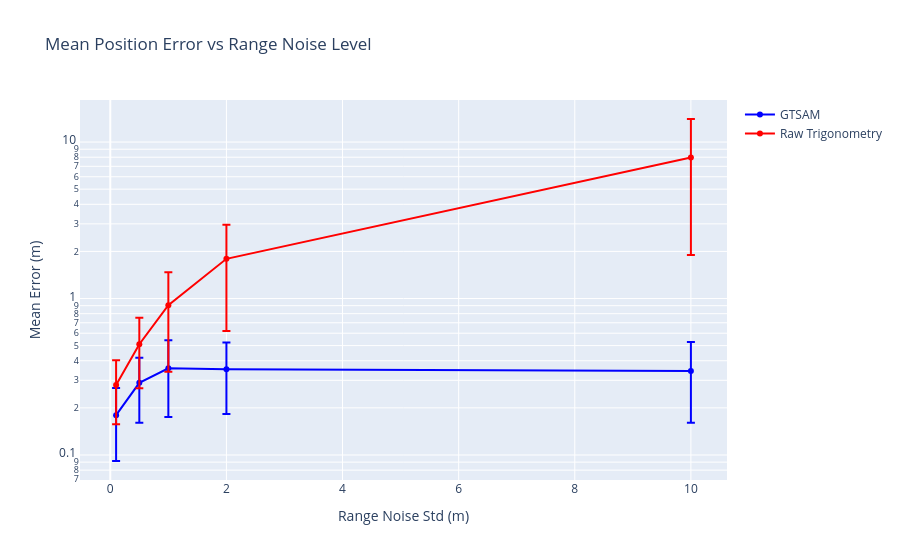
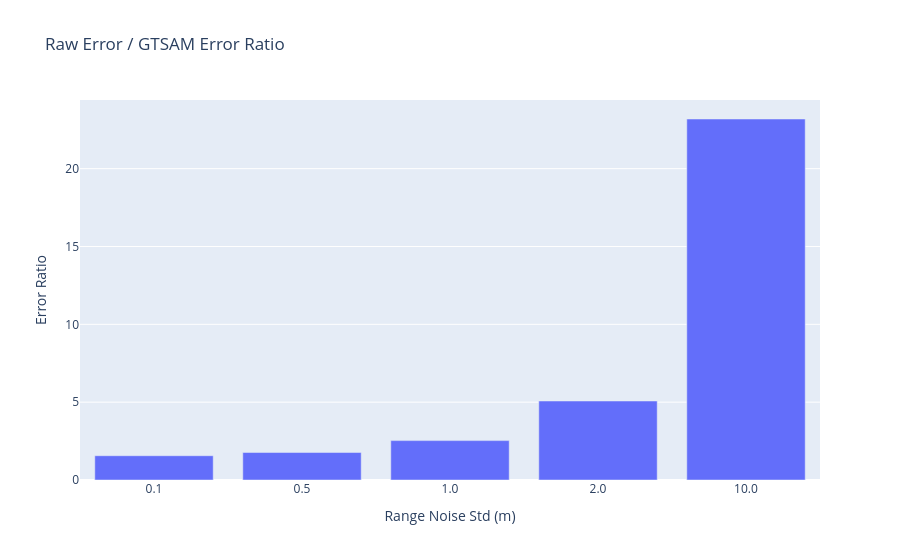

These figures' notebook cell, in order:
### Code cell
# Additional Plots
# 1. Mean Error vs Noise Level
mean_gtsam = [np.mean(gtsam_errors[noise]) for noise in noise_levels]
std_gtsam = [np.std(gtsam_errors[noise]) for noise in noise_levels]
mean_raw = [np.mean(raw_errors[noise]) for noise in noise_levels]
std_raw = [np.std(raw_errors[noise]) for noise in noise_levels]

fig2 = go.Figure()
fig2.add_trace(go.Scatter(
    x=noise_levels,
    y=mean_gtsam,
    error_y=dict(type='data', array=std_gtsam),
    mode='lines+markers',
    name='GTSAM',
    line=dict(color='blue')
))
fig2.add_trace(go.Scatter(
    x=noise_levels,
    y=mean_raw,
    error_y=dict(type='data', array=std_raw),
    mode='lines+markers',
    name='Raw Trigonometry',
    line=dict(color='red')
))
fig2.update_layout(
    title='Mean Position Error vs Range Noise Level',
    xaxis_title='Range Noise Std (m)',
    yaxis_title='Mean Error (m)',
    yaxis_type='log'
)
fig2.show()

# 2. Error Reduction Ratio
ratios = [np.mean(raw_errors[noise]) / np.mean(gtsam_errors[noise]) for noise in noise_levels]

fig3 = go.Figure()
fig3.add_trace(go.Bar(
    x=[str(n) for n in noise_levels],
    y=ratios,
    name='Error Reduction Ratio'
))
fig3.update_layout(
    title='Raw Error / GTSAM Error Ratio',
    xaxis_title='Range Noise Std (m)',
    yaxis_title='Error Ratio'
)
fig3.show()

### Figure 1 — Plotly figure (JSON) as saved in the notebook; plotly's stock layout.template omitted (floating-point values rounded to 4 significant figures)
{"data": [{"error_y": {"array": [0.08805, 0.1287, 0.1835, 0.1707, 0.1829], "type": "data"}, "line": {"color": "blue"}, "mode": "lines+markers", "name": "GTSAM", "type": "scatter", "x": [0.1, 0.5, 1, 2, 10], "y": [0.1796, 0.2892, 0.3583, 0.3534, 0.3437]}, {"error_y": {"array": [0.123, 0.2429, 0.5662, 1.173, 6.072], "type": "data"}, "line": {"color": "red"}, "mode": "lines+markers", "name": "Raw Trigonometry", "type": "scatter", "x": [0.1, 0.5, 1, 2, 10], "y": [0.28, 0.5103, 0.9063, 1.793, 7.971]}], "layout": {"title": {"text": "Mean Position Error vs Range Noise Level"}, "xaxis": {"title": {"text": "Range Noise Std (m)"}}, "yaxis": {"title": {"text": "Mean Error (m)"}, "type": "log"}}}

### Figure 2 — Plotly figure (JSON) as saved in the notebook; plotly's stock layout.template omitted (floating-point values rounded to 4 significant figures)
{"data": [{"name": "Error Reduction Ratio", "type": "bar", "x": ["0.1", "0.5", "1.0", "2.0", "10.0"], "y": [1.56, 1.765, 2.53, 5.074, 23.19]}], "layout": {"title": {"text": "Raw Error / GTSAM Error Ratio"}, "xaxis": {"title": {"text": "Range Noise Std (m)"}}, "yaxis": {"title": {"text": "Error Ratio"}}}}
